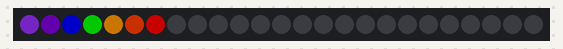
Simulated run of this program. Board: Raspberry Pi Pico running MicroPython. Shown: 25 RGB LEDs in strip order, left to right. Dim RGB values are drawn brighter than linear.

Above: at 0.01 s.
At 4.91 s:
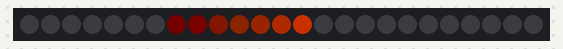
At 9.93 s:
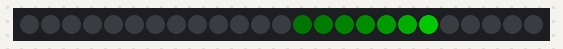
At 19.86 s:
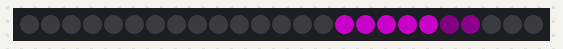
At 29.9 s:
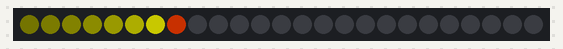
At 39.82 s:
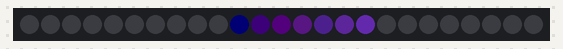

The program:

rainbow-cylon-eye-scanner.py
```python
from utime import sleep
# We are using https://github.com/blaz-r/pi_pico_neopixel
from neopixel import Neopixel

NUMBER_PIXELS = 25
STATE_MACHINE = 0
LED_PIN = 0

# The Neopixels on the Maker Pi RP2040 are the GRB variety, not RGB
strip = Neopixel(NUMBER_PIXELS, STATE_MACHINE, LED_PIN, "GRB")

# Color RGB values
red = (255, 0, 0)
off = (0,0,0)
orange = (255, 60, 0) # Gamma corrected from G=128 to be less like yellow
yellow = (255, 150, 0)
green = (0, 255, 0)
blue = (0, 0, 255)
cyan = (255, 0, 255)
indigo = (75, 0, 130) # purple?
violet = (138, 43, 226) # mostly pink
color_names = ('red', 'orange', 'yellow', 'green', 'blue', 'indigo', 'violet')
num_colors = len(color_names)
colors = (red, orange, yellow, green, blue, indigo, violet)

# set to be 1 to 100 for percent brightness
strip.brightness(100)

def draw_eye_7(r, g, b):
    for i in range(6, NUMBER_PIXELS):
        strip.set_pixel(i, (r, g, b))
        # step back from the current to 6 back halfing the intensity each time
        for j in range(0,7):
            strip.set_pixel(i-j, (int(r/pow(2,j)), int(g/pow(2,j)), int(b/pow(2,j))))
        if i > 6: strip.set_pixel(i-7, (0,0,0))
        strip.show()
        sleep(delay)
        strip.set_pixel(i, off)
    for i in range(NUMBER_PIXELS-6, 0, -1):
        strip.set_pixel(i, (r, g, b))
        for j in range(7,0):
            strip.set_pixel(i+j, (int(r/pow(2,j)), int(g/pow(2,j)), int(b/pow(2,j))))
        if i < NUMBER_PIXELS-7: strip.set_pixel(i+7, (0,0,0))
        strip.show()
        sleep(delay)

def draw_rainbow():
    for i in range(0, NUMBER_PIXELS-7):
        strip.set_pixel(i, violet)
        strip.set_pixel(i+1, indigo)
        strip.set_pixel(i+2, blue)
        strip.set_pixel(i+3, green)
        strip.set_pixel(i+4, yellow)
        strip.set_pixel(i+5,orange)
        strip.set_pixel(i+6, red)
        if i > 6: strip.set_pixel(i-7, (0,0,0))
        strip.show()
        sleep(delay)
        strip.set_pixel(i, off)
    for i in range(NUMBER_PIXELS-7, 1, -1):
        strip.set_pixel(i, red)
        strip.set_pixel(i+1, orange)
        strip.set_pixel(i+2, yellow)
        strip.set_pixel(i+3, green)
        strip.set_pixel(i+4, blue)
        strip.set_pixel(i+5, indigo)
        strip.set_pixel(i+6, violet)
        if i < NUMBER_PIXELS-7: strip.set_pixel(i+7, (0,0,0))
        strip.show()
        sleep(delay)

# delay = .031

delay = .06
color_index = 0
while True:
    draw_rainbow()
    draw_eye_7(255,0,0)
    draw_eye_7(255,60,0)
    draw_eye_7(255,255,0)
    draw_eye_7(0,255,0)
    draw_eye_7(0,0,255)
    draw_eye_7(0,255,255)
    draw_eye_7(75,30,130)
    draw_eye_7(255,0,255)
    draw_eye_7(255,255,255)
```
